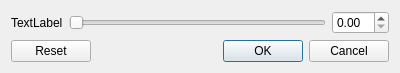
<?xml version="1.0" encoding="UTF-8"?>
<ui version="4.0">
 <class>DoubleInputDialog</class>
 <widget class="QDialog" name="DoubleInputDialog">
  <property name="geometry">
   <rect>
    <x>0</x>
    <y>0</y>
    <width>400</width>
    <height>62</height>
   </rect>
  </property>
  <property name="sizePolicy">
   <sizepolicy hsizetype="Preferred" vsizetype="Fixed">
    <horstretch>0</horstretch>
    <verstretch>0</verstretch>
   </sizepolicy>
  </property>
  <property name="windowTitle">
   <string>Dialog</string>
  </property>
  <layout class="QFormLayout" name="formLayout">
   <item row="0" column="0">
    <widget class="QLabel" name="label">
     <property name="text">
      <string>TextLabel</string>
     </property>
    </widget>
   </item>
   <item row="0" column="1">
    <layout class="QHBoxLayout" name="horizontalLayout">
     <item>
      <widget class="QSlider" name="horizontalSlider">
       <property name="orientation">
        <enum>Qt::Horizontal</enum>
       </property>
      </widget>
     </item>
     <item>
      <widget class="QDoubleSpinBox" name="doubleSpinBox"/>
     </item>
    </layout>
   </item>
   <item row="1" column="0" colspan="2">
    <widget class="QDialogButtonBox" name="buttonBox">
     <property name="orientation">
      <enum>Qt::Horizontal</enum>
     </property>
     <property name="standardButtons">
      <set>QDialogButtonBox::Cancel|QDialogButtonBox::Ok|QDialogButtonBox::Reset</set>
     </property>
    </widget>
   </item>
  </layout>
 </widget>
 <resources/>
 <connections>
  <connection>
   <sender>buttonBox</sender>
   <signal>accepted()</signal>
   <receiver>DoubleInputDialog</receiver>
   <slot>accept()</slot>
   <hints>
    <hint type="sourcelabel">
     <x>248</x>
     <y>254</y>
    </hint>
    <hint type="destinationlabel">
     <x>157</x>
     <y>274</y>
    </hint>
   </hints>
  </connection>
  <connection>
   <sender>buttonBox</sender>
   <signal>rejected()</signal>
   <receiver>DoubleInputDialog</receiver>
   <slot>reject()</slot>
   <hints>
    <hint type="sourcelabel">
     <x>316</x>
     <y>260</y>
    </hint>
    <hint type="destinationlabel">
     <x>286</x>
     <y>274</y>
    </hint>
   </hints>
  </connection>
  <connection>
   <sender>doubleSpinBox</sender>
   <signal>valueChanged(double)</signal>
   <receiver>DoubleInputDialog</receiver>
   <slot>spinBoxChanged(double)</slot>
   <hints>
    <hint type="sourcelabel">
     <x>367</x>
     <y>15</y>
    </hint>
    <hint type="destinationlabel">
     <x>199</x>
     <y>30</y>
    </hint>
   </hints>
  </connection>
  <connection>
   <sender>horizontalSlider</sender>
   <signal>sliderMoved(int)</signal>
   <receiver>DoubleInputDialog</receiver>
   <slot>sliderChanged(int)</slot>
   <hints>
    <hint type="sourcelabel">
     <x>197</x>
     <y>16</y>
    </hint>
    <hint type="destinationlabel">
     <x>199</x>
     <y>30</y>
    </hint>
   </hints>
  </connection>
 </connections>
 <slots>
  <slot>sliderChanged(int)</slot>
  <slot>spinBoxChanged(double)</slot>
 </slots>
</ui>
